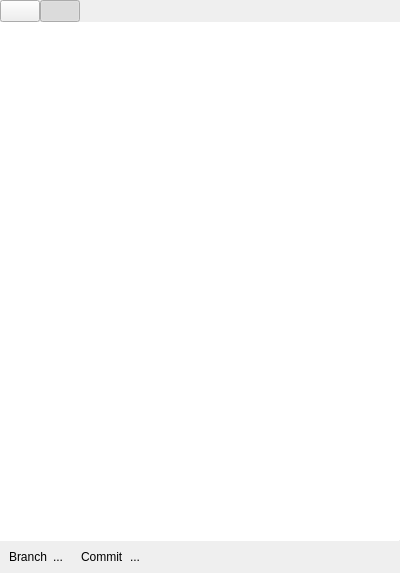
<?xml version="1.0" encoding="UTF-8"?>
<ui version="4.0">
 <class>GitWidget</class>
 <widget class="QWidget" name="GitWidget">
  <property name="geometry">
   <rect>
    <x>0</x>
    <y>0</y>
    <width>400</width>
    <height>573</height>
   </rect>
  </property>
  <property name="windowTitle">
   <string notr="true">Form</string>
  </property>
  <layout class="QVBoxLayout" name="verticalLayout">
   <property name="spacing">
    <number>0</number>
   </property>
   <property name="leftMargin">
    <number>0</number>
   </property>
   <property name="topMargin">
    <number>0</number>
   </property>
   <property name="rightMargin">
    <number>0</number>
   </property>
   <property name="bottomMargin">
    <number>0</number>
   </property>
   <item>
    <widget class="QStackedWidget" name="mainStack">
     <property name="currentIndex">
      <number>4</number>
     </property>
     <widget class="QWidget" name="noRepoPage">
      <layout class="QGridLayout" name="gridLayout">
       <item row="1" column="0">
        <spacer name="horizontalSpacer">
         <property name="orientation">
          <enum>Qt::Horizontal</enum>
         </property>
         <property name="sizeHint" stdset="0">
          <size>
           <width>40</width>
           <height>20</height>
          </size>
         </property>
        </spacer>
       </item>
       <item row="2" column="1">
        <spacer name="verticalSpacer">
         <property name="orientation">
          <enum>Qt::Vertical</enum>
         </property>
         <property name="sizeHint" stdset="0">
          <size>
           <width>20</width>
           <height>40</height>
          </size>
         </property>
        </spacer>
       </item>
       <item row="0" column="1">
        <spacer name="verticalSpacer_2">
         <property name="orientation">
          <enum>Qt::Vertical</enum>
         </property>
         <property name="sizeHint" stdset="0">
          <size>
           <width>20</width>
           <height>40</height>
          </size>
         </property>
        </spacer>
       </item>
       <item row="1" column="1">
        <widget class="QFrame" name="frame">
         <property name="frameShape">
          <enum>QFrame::StyledPanel</enum>
         </property>
         <property name="frameShadow">
          <enum>QFrame::Raised</enum>
         </property>
         <layout class="QVBoxLayout" name="verticalLayout_2">
          <item>
           <widget class="QLabel" name="label">
            <property name="font">
             <font>
              <pointsize>15</pointsize>
             </font>
            </property>
            <property name="text">
             <string>No Repository</string>
            </property>
           </widget>
          </item>
          <item>
           <widget class="QLabel" name="label_2">
            <property name="text">
             <string>Initialize a Git repository to start tracking files.</string>
            </property>
            <property name="wordWrap">
             <bool>true</bool>
            </property>
           </widget>
          </item>
          <item>
           <layout class="QHBoxLayout" name="horizontalLayout">
            <item>
             <spacer name="horizontalSpacer_3">
              <property name="orientation">
               <enum>Qt::Horizontal</enum>
              </property>
              <property name="sizeHint" stdset="0">
               <size>
                <width>40</width>
                <height>20</height>
               </size>
              </property>
             </spacer>
            </item>
            <item>
             <widget class="QPushButton" name="initGitButton">
              <property name="text">
               <string>Initialize a new repository</string>
              </property>
             </widget>
            </item>
           </layout>
          </item>
         </layout>
        </widget>
       </item>
       <item row="1" column="2">
        <spacer name="horizontalSpacer_2">
         <property name="orientation">
          <enum>Qt::Horizontal</enum>
         </property>
         <property name="sizeHint" stdset="0">
          <size>
           <width>40</width>
           <height>20</height>
          </size>
         </property>
        </spacer>
       </item>
      </layout>
     </widget>
     <widget class="QWidget" name="fileNotSavedPage">
      <layout class="QGridLayout" name="gridLayout_3">
       <item row="0" column="1">
        <spacer name="verticalSpacer_6">
         <property name="orientation">
          <enum>Qt::Vertical</enum>
         </property>
         <property name="sizeHint" stdset="0">
          <size>
           <width>20</width>
           <height>236</height>
          </size>
         </property>
        </spacer>
       </item>
       <item row="1" column="0">
        <spacer name="horizontalSpacer_7">
         <property name="orientation">
          <enum>Qt::Horizontal</enum>
         </property>
         <property name="sizeHint" stdset="0">
          <size>
           <width>59</width>
           <height>20</height>
          </size>
         </property>
        </spacer>
       </item>
       <item row="1" column="1">
        <widget class="QFrame" name="frame_3">
         <property name="frameShape">
          <enum>QFrame::StyledPanel</enum>
         </property>
         <property name="frameShadow">
          <enum>QFrame::Raised</enum>
         </property>
         <layout class="QVBoxLayout" name="verticalLayout_4">
          <item>
           <widget class="QLabel" name="label_5">
            <property name="font">
             <font>
              <pointsize>15</pointsize>
             </font>
            </property>
            <property name="text">
             <string>File Not Saved</string>
            </property>
           </widget>
          </item>
          <item>
           <widget class="QLabel" name="label_6">
            <property name="text">
             <string>Save this file to start tracking it in Git</string>
            </property>
            <property name="wordWrap">
             <bool>false</bool>
            </property>
           </widget>
          </item>
         </layout>
        </widget>
       </item>
       <item row="1" column="2">
        <spacer name="horizontalSpacer_8">
         <property name="orientation">
          <enum>Qt::Horizontal</enum>
         </property>
         <property name="sizeHint" stdset="0">
          <size>
           <width>58</width>
           <height>20</height>
          </size>
         </property>
        </spacer>
       </item>
       <item row="2" column="1">
        <spacer name="verticalSpacer_5">
         <property name="orientation">
          <enum>Qt::Vertical</enum>
         </property>
         <property name="sizeHint" stdset="0">
          <size>
           <width>20</width>
           <height>235</height>
          </size>
         </property>
        </spacer>
       </item>
      </layout>
     </widget>
     <widget class="QWidget" name="gitNotFoundPage">
      <layout class="QGridLayout" name="gridLayout_2">
       <item row="0" column="1">
        <spacer name="verticalSpacer_4">
         <property name="orientation">
          <enum>Qt::Vertical</enum>
         </property>
         <property name="sizeHint" stdset="0">
          <size>
           <width>20</width>
           <height>228</height>
          </size>
         </property>
        </spacer>
       </item>
       <item row="1" column="0">
        <spacer name="horizontalSpacer_5">
         <property name="orientation">
          <enum>Qt::Horizontal</enum>
         </property>
         <property name="sizeHint" stdset="0">
          <size>
           <width>27</width>
           <height>20</height>
          </size>
         </property>
        </spacer>
       </item>
       <item row="1" column="1">
        <widget class="QFrame" name="frame_2">
         <property name="frameShape">
          <enum>QFrame::StyledPanel</enum>
         </property>
         <property name="frameShadow">
          <enum>QFrame::Raised</enum>
         </property>
         <layout class="QVBoxLayout" name="verticalLayout_3">
          <item>
           <widget class="QLabel" name="label_3">
            <property name="font">
             <font>
              <pointsize>15</pointsize>
             </font>
            </property>
            <property name="text">
             <string>Git not found</string>
            </property>
           </widget>
          </item>
          <item>
           <widget class="QLabel" name="label_4">
            <property name="text">
             <string>You'll need to install Git on your computer to start tracking files with it.</string>
            </property>
            <property name="wordWrap">
             <bool>true</bool>
            </property>
           </widget>
          </item>
         </layout>
        </widget>
       </item>
       <item row="1" column="2">
        <spacer name="horizontalSpacer_6">
         <property name="orientation">
          <enum>Qt::Horizontal</enum>
         </property>
         <property name="sizeHint" stdset="0">
          <size>
           <width>27</width>
           <height>20</height>
          </size>
         </property>
        </spacer>
       </item>
       <item row="2" column="1">
        <spacer name="verticalSpacer_3">
         <property name="orientation">
          <enum>Qt::Vertical</enum>
         </property>
         <property name="sizeHint" stdset="0">
          <size>
           <width>20</width>
           <height>227</height>
          </size>
         </property>
        </spacer>
       </item>
      </layout>
     </widget>
     <widget class="QWidget" name="gitDisabledPage">
      <layout class="QGridLayout" name="gridLayout_4">
       <item row="0" column="1">
        <spacer name="verticalSpacer_8">
         <property name="orientation">
          <enum>Qt::Vertical</enum>
         </property>
         <property name="sizeHint" stdset="0">
          <size>
           <width>20</width>
           <height>228</height>
          </size>
         </property>
        </spacer>
       </item>
       <item row="1" column="0">
        <spacer name="horizontalSpacer_11">
         <property name="orientation">
          <enum>Qt::Horizontal</enum>
         </property>
         <property name="sizeHint" stdset="0">
          <size>
           <width>25</width>
           <height>20</height>
          </size>
         </property>
        </spacer>
       </item>
       <item row="1" column="1">
        <widget class="QFrame" name="frame_4">
         <property name="frameShape">
          <enum>QFrame::StyledPanel</enum>
         </property>
         <property name="frameShadow">
          <enum>QFrame::Raised</enum>
         </property>
         <layout class="QVBoxLayout" name="verticalLayout_8">
          <item>
           <widget class="QLabel" name="label_7">
            <property name="font">
             <font>
              <pointsize>15</pointsize>
             </font>
            </property>
            <property name="text">
             <string>Git Disabled</string>
            </property>
           </widget>
          </item>
          <item>
           <widget class="QLabel" name="label_8">
            <property name="text">
             <string>Visit theSlate Settings to enable Git integration if you'd like to use it.</string>
            </property>
            <property name="wordWrap">
             <bool>true</bool>
            </property>
           </widget>
          </item>
         </layout>
        </widget>
       </item>
       <item row="1" column="2">
        <spacer name="horizontalSpacer_10">
         <property name="orientation">
          <enum>Qt::Horizontal</enum>
         </property>
         <property name="sizeHint" stdset="0">
          <size>
           <width>25</width>
           <height>20</height>
          </size>
         </property>
        </spacer>
       </item>
       <item row="2" column="1">
        <spacer name="verticalSpacer_7">
         <property name="orientation">
          <enum>Qt::Vertical</enum>
         </property>
         <property name="sizeHint" stdset="0">
          <size>
           <width>20</width>
           <height>227</height>
          </size>
         </property>
        </spacer>
       </item>
      </layout>
     </widget>
     <widget class="QWidget" name="gitWorkingPage">
      <layout class="QVBoxLayout" name="verticalLayout_5">
       <property name="spacing">
        <number>0</number>
       </property>
       <property name="leftMargin">
        <number>0</number>
       </property>
       <property name="topMargin">
        <number>0</number>
       </property>
       <property name="rightMargin">
        <number>0</number>
       </property>
       <property name="bottomMargin">
        <number>0</number>
       </property>
       <item>
        <layout class="QHBoxLayout" name="horizontalLayout_2">
         <property name="spacing">
          <number>0</number>
         </property>
         <item>
          <widget class="TabButton" name="branchesButton">
           <property name="sizePolicy">
            <sizepolicy hsizetype="Fixed" vsizetype="Fixed">
             <horstretch>0</horstretch>
             <verstretch>0</verstretch>
            </sizepolicy>
           </property>
           <property name="text">
            <string/>
           </property>
           <property name="icon">
            <iconset theme="branch" resource="../icons.qrc">
             <normaloff>:/icons/branch.svg</normaloff>:/icons/branch.svg</iconset>
           </property>
           <property name="checkable">
            <bool>true</bool>
           </property>
           <property name="autoExclusive">
            <bool>true</bool>
           </property>
          </widget>
         </item>
         <item>
          <widget class="TabButton" name="commitsButton">
           <property name="sizePolicy">
            <sizepolicy hsizetype="Fixed" vsizetype="Fixed">
             <horstretch>0</horstretch>
             <verstretch>0</verstretch>
            </sizepolicy>
           </property>
           <property name="text">
            <string/>
           </property>
           <property name="icon">
            <iconset theme="commit" resource="../icons.qrc">
             <normaloff>:/icons/commit.svg</normaloff>:/icons/commit.svg</iconset>
           </property>
           <property name="checkable">
            <bool>true</bool>
           </property>
           <property name="checked">
            <bool>true</bool>
           </property>
           <property name="autoExclusive">
            <bool>true</bool>
           </property>
          </widget>
         </item>
         <item>
          <spacer name="horizontalSpacer_4">
           <property name="orientation">
            <enum>Qt::Horizontal</enum>
           </property>
           <property name="sizeHint" stdset="0">
            <size>
             <width>40</width>
             <height>20</height>
            </size>
           </property>
          </spacer>
         </item>
        </layout>
       </item>
       <item>
        <widget class="QStackedWidget" name="gitPages">
         <property name="currentIndex">
          <number>1</number>
         </property>
         <widget class="QWidget" name="page_5">
          <layout class="QVBoxLayout" name="verticalLayout_6">
           <property name="spacing">
            <number>0</number>
           </property>
           <property name="leftMargin">
            <number>0</number>
           </property>
           <property name="topMargin">
            <number>0</number>
           </property>
           <property name="rightMargin">
            <number>0</number>
           </property>
           <property name="bottomMargin">
            <number>0</number>
           </property>
           <item>
            <widget class="QListView" name="branchesList">
             <property name="contextMenuPolicy">
              <enum>Qt::CustomContextMenu</enum>
             </property>
            </widget>
           </item>
          </layout>
         </widget>
         <widget class="QWidget" name="page_6">
          <layout class="QVBoxLayout" name="verticalLayout_7">
           <property name="leftMargin">
            <number>0</number>
           </property>
           <property name="topMargin">
            <number>0</number>
           </property>
           <property name="rightMargin">
            <number>0</number>
           </property>
           <property name="bottomMargin">
            <number>0</number>
           </property>
           <item>
            <widget class="QListView" name="logList">
             <property name="contextMenuPolicy">
              <enum>Qt::CustomContextMenu</enum>
             </property>
             <property name="frameShape">
              <enum>QFrame::NoFrame</enum>
             </property>
            </widget>
           </item>
          </layout>
         </widget>
        </widget>
       </item>
       <item>
        <widget class="Line" name="line_2">
         <property name="maximumSize">
          <size>
           <width>16777215</width>
           <height>1</height>
          </size>
         </property>
         <property name="orientation">
          <enum>Qt::Horizontal</enum>
         </property>
        </widget>
       </item>
       <item>
        <layout class="QHBoxLayout" name="horizontalLayout_3">
         <property name="spacing">
          <number>0</number>
         </property>
         <item>
          <widget class="QWidget" name="branchChunk" native="true">
           <property name="autoFillBackground">
            <bool>true</bool>
           </property>
           <layout class="QHBoxLayout" name="horizontalLayout_4">
            <item>
             <widget class="QLabel" name="branchIcon">
              <property name="text">
               <string notr="true">Branch</string>
              </property>
             </widget>
            </item>
            <item>
             <widget class="QLabel" name="currentBranch">
              <property name="text">
               <string notr="true">...</string>
              </property>
             </widget>
            </item>
           </layout>
          </widget>
         </item>
         <item>
          <widget class="QWidget" name="commitChunk" native="true">
           <property name="autoFillBackground">
            <bool>true</bool>
           </property>
           <layout class="QHBoxLayout" name="horizontalLayout_5">
            <item>
             <widget class="QLabel" name="commitIcon">
              <property name="text">
               <string notr="true">Commit</string>
              </property>
             </widget>
            </item>
            <item>
             <widget class="QLabel" name="currentCommit">
              <property name="text">
               <string notr="true">...</string>
              </property>
             </widget>
            </item>
           </layout>
          </widget>
         </item>
         <item>
          <spacer name="horizontalSpacer_9">
           <property name="orientation">
            <enum>Qt::Horizontal</enum>
           </property>
           <property name="sizeHint" stdset="0">
            <size>
             <width>40</width>
             <height>20</height>
            </size>
           </property>
          </spacer>
         </item>
        </layout>
       </item>
      </layout>
     </widget>
    </widget>
   </item>
  </layout>
 </widget>
 <customwidgets>
  <customwidget>
   <class>TabButton</class>
   <extends>QPushButton</extends>
   <header>tabbutton.h</header>
  </customwidget>
 </customwidgets>
 <resources>
  <include location="../icons.qrc"/>
 </resources>
 <connections/>
</ui>
